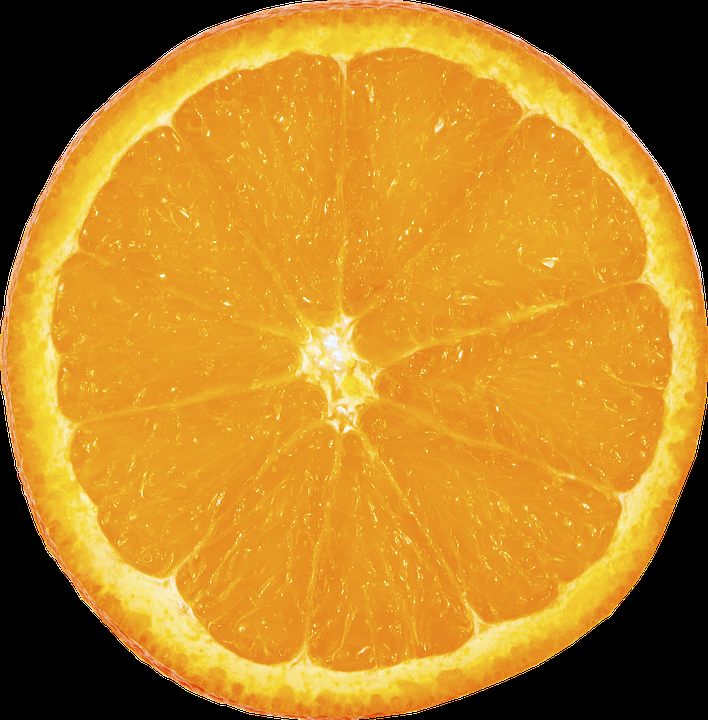
#> input picture Image/denoise.png, 708 x 720 px, found by its file name
$ python Denoise.py
#> lines starting #> are read from the running program, lines starting #| are printed output that depends on the picture

############################################################
# Read and plot the image
############################################################
import numpy as np
import matplotlib.pyplot as plt
import cv2
from matplotlib.colors import LogNorm


im = cv2.imread("E:\\Python Package\\Image\\denoise.png")
#> im is the input picture: shape (720, 708, 3); mean B, G, R 36.9, 131.2, 186
im =cv2.cvtColor(im,cv2.COLOR_BGR2GRAY)
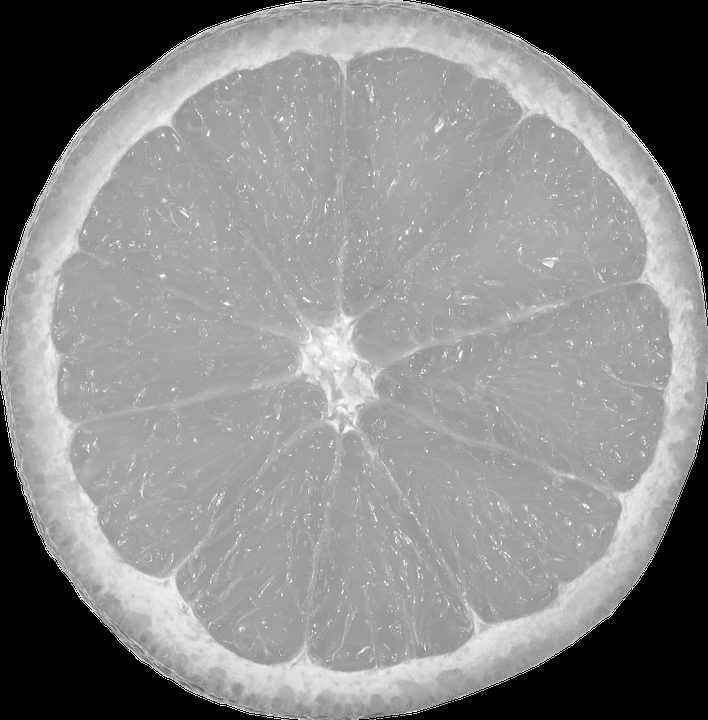
#> im: shape (720, 708); min 0, max 255, mean 136.9
plt.figure()
plt.imshow(im, plt.cm.gray)
plt.title('Original image')

############################################################
# Compute the 2d FFT of the input image
############################################################

from scipy import fftpack
im_fft = fftpack.fft2(im)

# Show the results

def plot_spectrum(im_fft):


# A logarithmic colormap
    plt.imshow(np.abs(im_fft), norm=LogNorm(vmin=5))
    plt.colorbar()


############################################################
# Filter in FFT
############################################################

# In the lines following, we'll make a copy of the original spectrum and
# truncate coefficients.

# Define the fraction of coefficients (in each direction) we keep
keep_fraction = 0.1

# Call ff a copy of the original transform. Numpy arrays have a copy
# method for this purpose.
im_fft2 = im_fft.copy()

# Set r and c to be the number of rows and columns of the array.
r, c = im_fft2.shape[:2]
#> r = 720; c = 708

# Set to zero all rows with indices between r*keep_fraction and
# r*(1-keep_fraction):
im_fft2[int(r*keep_fraction):int(r*(1-keep_fraction))] = 0

# Similarly with the columns:
im_fft2[:, int(c*keep_fraction):int(c*(1-keep_fraction))] = 0


############################################################
# Reconstruct the final image
############################################################

# Reconstruct the denoised image from the filtered spectrum, keep only the
# real part for display.
im_new = fftpack.ifft2(im_fft2).real
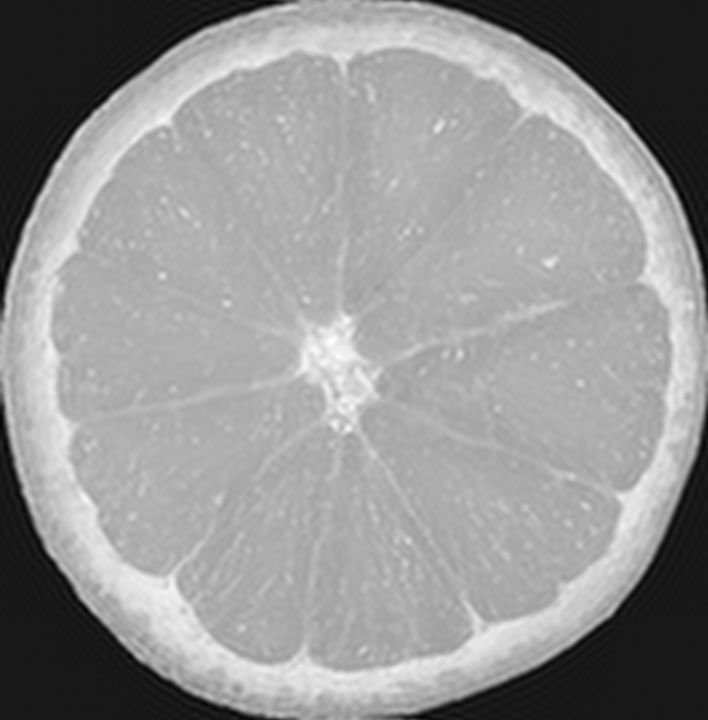
#> im_new: shape (720, 708) float64; min -26.56, max 253.7, mean 136.9; drawn with min black and max white

plt.figure()
plt.imshow(im_new, plt.cm.gray)
plt.title('Reconstructed Image')

plt.show()
